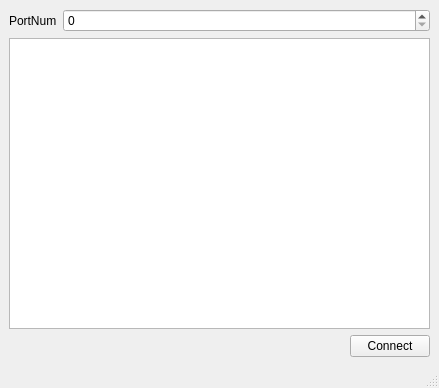
<?xml version="1.0" encoding="UTF-8"?>
<ui version="4.0">
 <class>MainWindow</class>
 <widget class="QMainWindow" name="MainWindow">
  <property name="geometry">
   <rect>
    <x>0</x>
    <y>0</y>
    <width>439</width>
    <height>388</height>
   </rect>
  </property>
  <property name="windowTitle">
   <string>MainWindow</string>
  </property>
  <widget class="QWidget" name="centralwidget">
   <layout class="QVBoxLayout" name="verticalLayout">
    <item>
     <layout class="QHBoxLayout" name="horizontalLayout_2">
      <item>
       <widget class="QLabel" name="label">
        <property name="sizePolicy">
         <sizepolicy hsizetype="Fixed" vsizetype="Preferred">
          <horstretch>0</horstretch>
          <verstretch>0</verstretch>
         </sizepolicy>
        </property>
        <property name="text">
         <string>PortNum</string>
        </property>
       </widget>
      </item>
      <item>
       <widget class="QSpinBox" name="spinBox">
        <property name="maximum">
         <number>999999999</number>
        </property>
       </widget>
      </item>
     </layout>
    </item>
    <item>
     <widget class="QListWidget" name="listWidget"/>
    </item>
    <item>
     <layout class="QHBoxLayout" name="horizontalLayout">
      <item>
       <spacer name="horizontalSpacer">
        <property name="orientation">
         <enum>Qt::Horizontal</enum>
        </property>
        <property name="sizeHint" stdset="0">
         <size>
          <width>40</width>
          <height>20</height>
         </size>
        </property>
       </spacer>
      </item>
      <item>
       <widget class="QPushButton" name="connectButton">
        <property name="text">
         <string>Connect</string>
        </property>
       </widget>
      </item>
     </layout>
    </item>
   </layout>
  </widget>
  <widget class="QMenuBar" name="menubar">
   <property name="geometry">
    <rect>
     <x>0</x>
     <y>0</y>
     <width>439</width>
     <height>21</height>
    </rect>
   </property>
  </widget>
  <widget class="QStatusBar" name="statusbar"/>
 </widget>
 <resources/>
 <connections/>
</ui>
